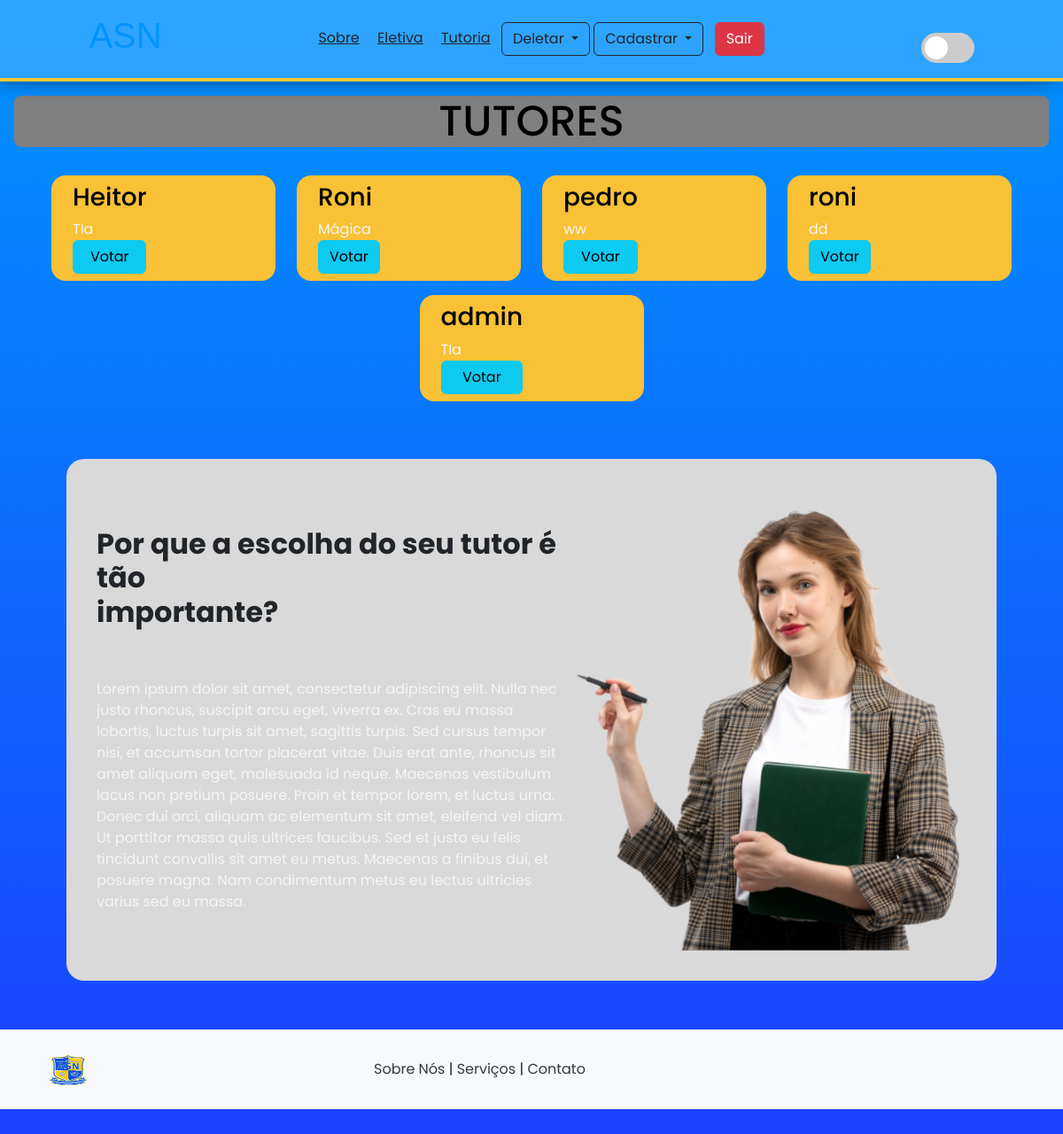
The app's page /tutoria/, older data.
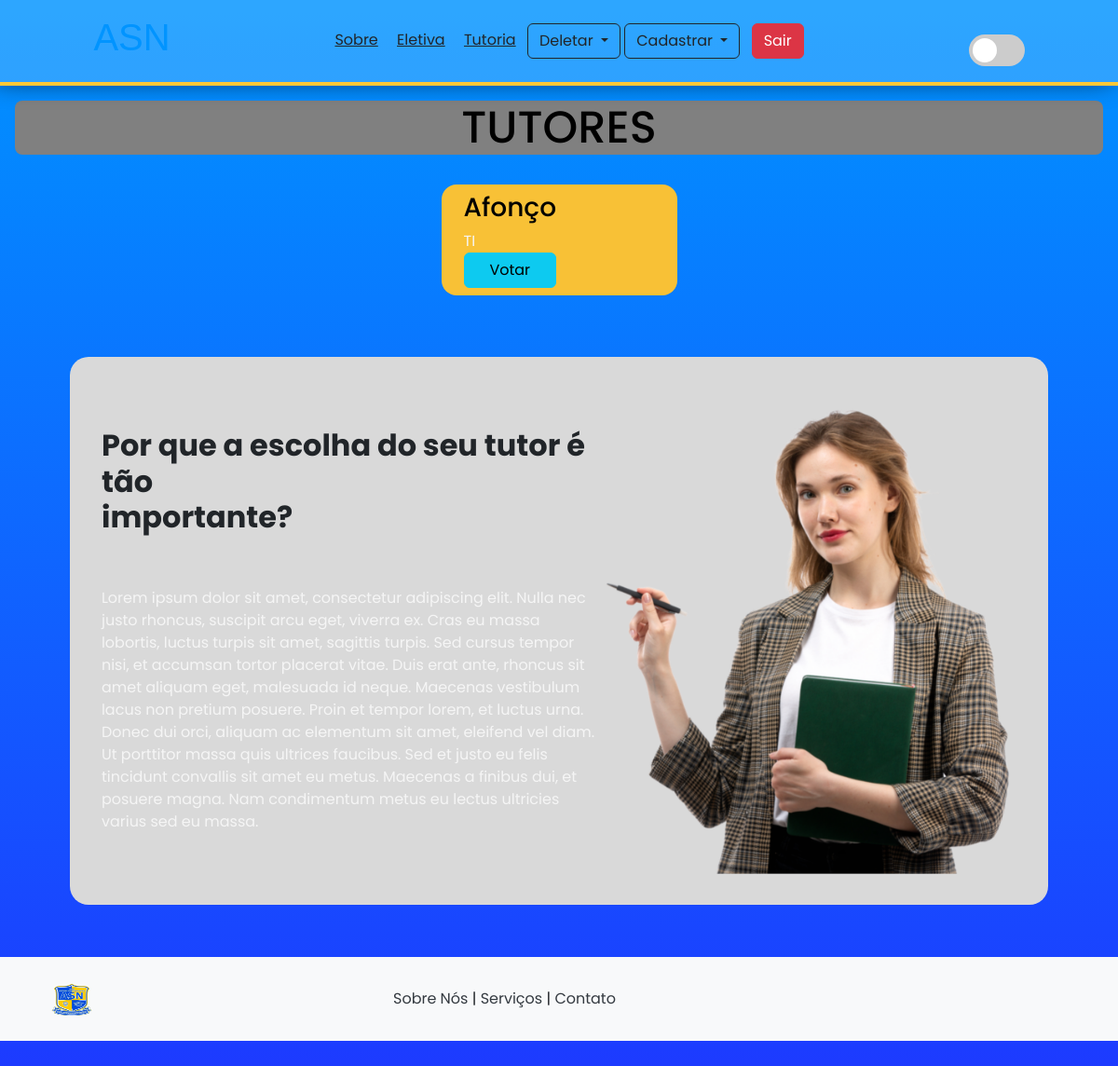
The same page, newer data.
### Aplicativo/models.py (models this page shows)
class Professores(models.Model):
    eletiva = models.CharField(max_length=100,null=True, blank=False)
    nome = models.CharField(max_length=100)
    email = models.EmailField(max_length=100)
    senha = models.CharField(max_length=100)
    imagem = models.FileField(upload_to='imagem_professores', null=True, blank=False)

### Aplicativo/views.py (the view)
# urls.py: path('tutoria/',tutoria,name='tutoria'),
def tutoria(request):
    dados=dados_universsais.copy()
    dados['pagina'] = 'tutoria'
    dados['professores'] = Professores.objects.all().values()
    return render(request,'principais/tutoria.html',dados)

### Aplicativo/templates/principais/tutoria.html (shortened to what this page needs)
<!DOCTYPE html>
<html lang="en">
<head>
    <link href="https://cdn.jsdelivr.net/npm/bootstrap@5.3.3/dist/css/bootstrap.min.css" rel="stylesheet">
    {% load static %}
    <link rel="stylesheet" href="{% static 'css/tutoria.css'%}">
    <link rel="stylesheet" href="{% static 'css/style.css'%}">
</head>
<body>
    {% include 'codigos reutilizados/links_reutilizados.html' %}
<h1 class="text-black text-center m-3 rounded-3" id="eletivas-title">TUTORES</h1>
<div class="container">
    <div class="row p-3 justify-content-around">
        {% for i in professores %}
        <div class="col-12 col-sm-6 col-md-4 col-lg-3 mb-3">
            <div class="p-2 rounded-4" id="div_tutor">
                <div id="div-text">
                    <h3>{{i.nome}}</h3>
                    <p>{{i.eletiva}}</p>
                    <a href="" class="btn btn-info d-block">Votar</a>
                </div>
            </div>
        </div>
        {% endfor %}
    </div>
    <div class="importante d-flex flex-column flex-md-row justify-content-between align-items-center">
        <div>
            <h2><strong>Por que a escolha do seu tutor é tão <br> importante?</strong></h2>
            <p class="text-importante"> <br> <br> Lorem ipsum dolor sit amet, consectetur adipiscing elit. Nulla nec justo rhoncus, suscipit arcu eget, viverra ex. Cras eu massa lobortis, luctus turpis sit amet, sagittis turpis. Sed cursus tempor nisi, et accumsan tortor placerat vitae. Duis erat ante, rhoncus sit amet aliquam eget, malesuada id neque. Maecenas vestibulum lacus non pretium posuere. Proin et tempor lorem, et luctus urna. Donec dui orci, aliquam ac elementum sit amet, eleifend vel diam. Ut porttitor massa quis ultrices faucibus. Sed et justo eu felis tincidunt convallis sit amet eu metus. Maecenas a finibus dui, et posuere magna. Nam condimentum metus eu lectus ultricies varius sed eu massa.</p>
        </div>
        <img src="../../media/moca.png" class="girl d-none d-md-block" alt="" width="450px">
    </div>
</div>
{% include 'codigos reutilizados/footer.html' %}
</body>
</html>

### Aplicativo/templates/codigos reutilizados/links_reutilizados.html (shortened to what this page needs)
{% block links %}
{% load static %}
<header class="navbar navbar-expand-lg  p-3 d-flex justify-content-around default-colors" id="header">
    <h1 class="logo-asn">ASN</h1>
    <nav id="">
        <a class="mx-2 text-dark" id="link-sobre" href="{% url 'sobre'%}">Sobre</a>
        <a class="mx-2 text-dark" id="link-eletiva" href="{% url 'eletivas'%}">Eletiva</a>
        <a class="mx-2 text-dark" id="link-tutoria" href="{% url 'tutoria'%}">Tutoria</a>
        {% if user != None%}
            {% if user == 'ADMIN'  or 'deletar' in lista_de_acoes%}
                <div class="btn-group">
                    <button type="button" id="Deletar" class="btn btn-outline-dark dropdown-toggle" data-toggle="dropdown" aria-haspopup="true" aria-expanded="false">
                    Deletar
                    </button>
                </div>
            {% endif %}
            {% if user == 'ADMIN'  or  'cadastrar' in lista_de_acoes%}
            <div class="btn-group">
                <button type="button" id="Cadastrar" class="btn btn-outline-dark dropdown-toggle" data-toggle="dropdown" aria-haspopup="true" aria-expanded="false">
                Cadastrar
                </button>
            </div>
            {% endif %}
            <a class="mx-2 text-white btn btn-danger" href="{% url 'logout'%}">Sair</a>
        {% else %}
            <a class="mx-2 text-white btn btn-danger" href="{% url 'login'%}">Entrar</a>
        {% endif %}
</nav>
<div style="text-align: center; margin-top: 20px;">
    <label class="switch">
        <span class="slider"></span>
    </label>
</div>
</header>
{% endblock %}

### Aplicativo/templates/codigos reutilizados/footer.html
{% block footer %}
<footer class="footer">
    <div class="container">
        <div class="row align-items-center">
            <div class="col-md-4 d-flex align-items-center">
                <img src="../../media/logo-asn.png" alt="Logo" class="footer-logo" width="70px">
            </div>
            <div class="col-md-8 text-md-right">
                <a href="#" class="footer-link">Sobre Nós</a> |
                <a href="#" class="footer-link">Serviços</a> |
                <a href="#" class="footer-link">Contato</a>
            </div>
        </div>
    </div>
</footer>
{% endblock %}

### Aplicativo/static/css/tutoria.css (style rules this page uses)
* { box-sizing: border-box; margin: 0; padding: 0; }
body, html { height: 100vh; overflow-x: hidden; background: linear-gradient(to top , #2424ff, #0094FF); }
html { scroll-behavior: smooth; }
a { color: #F5F5F5; }
.navbar { background-color: #0094FF; border-bottom: 4px solid #FFC837; display: flex; justify-content: center; }
#eletivas-title { font-size: 3em; font-family: "Poppins", sans-serif; font-weight: 500; font-style: normal; background-color: gray; transform: none !important; }
#div_tutor { background-color: #f8c136; color:#000; display: flex; align-items: center; }
h1 { color: #fafafa; font-family: "Poppins", sans-serif; font-weight: 500; font-style: normal; }
.girl { position:relative; top: 18%; right: 0; transition: ease; transition-duration: 0.5s; z-index: 9; }
p { display: inline; color: #F5F5F5; }
.importante { background-color: #d9d9d9; border-radius: 20px; padding: 3%; margin: 3%; margin-bottom: 5%; }

### Aplicativo/static/css/style.css (style rules this page uses)
* { margin: 0; padding: 0; box-sizing: border-box; font-family: poppins; }
body { height: 100vh; background-color: #cfcfcf1b; transition: background-color 0.3s, color 0.3s; }
header { box-shadow: -6px -10px 30px 0px #000; background-color: #f0f0f0; }
.default-colors { background-color: rgba(255, 255, 255, 0.177); color: #000000; }
.switch { position: relative; display: inline-block; width: 60px; height: 34px; }
.slider { position: absolute; cursor: pointer; top: 0; left: 0; right: 0; bottom: 0; background-color: #ccc; transition: .4s; border-radius: 34px; }
.slider:before { position: absolute; content: ""; height: 26px; width: 26px; border-radius: 50%; left: 4px; bottom: 4px; background-color: white; transition: .4s; }
.footer { background-color: #f8f9fa; padding: 20px 0; }
.footer-logo { max-height: 50px; }
.footer-link { color: #343a40; text-decoration: none; }

### Aplicativo/templates/codigos reutilizados/links_reutilizados.html (style rules this page uses)
.logo-asn { color: #0194FF; font-family:'Franklin Gothic Medium', 'Arial Narrow', Arial, sans-serif ; }

Row changes from the older to the newer data that the page shows:
removed Professores: nome "Heitor", eletiva "TIa"
removed Professores: nome "Roni", eletiva "Mágica"
removed Professores: nome "pedro", eletiva "ww"
removed Professores: nome "roni", eletiva "dd"
removed Professores: nome "admin", eletiva "TIa"
added Professores: nome "Afonço", eletiva "TI"
